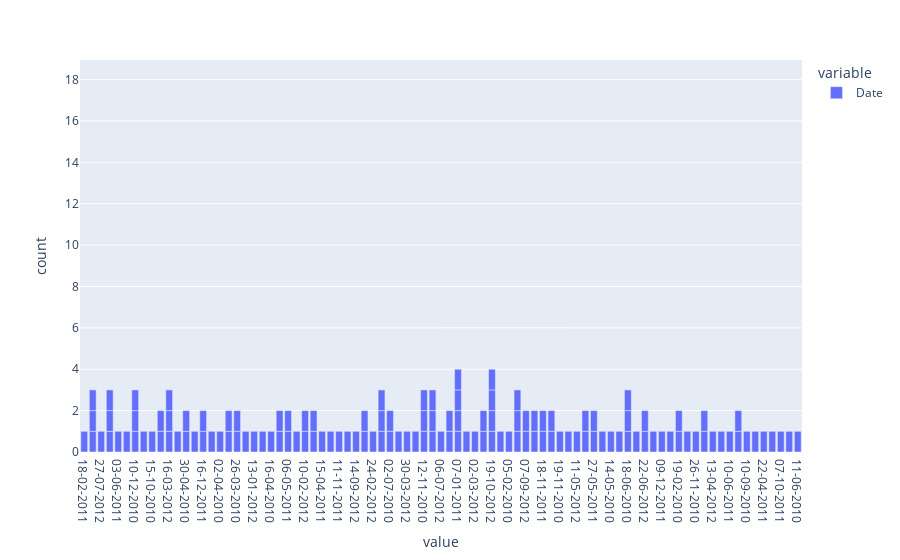

Notebook source saved alongside this figure:
### Markdown cell above
There are outliers for Unemployment and CPI.

### Code cell
# Univariate analysis
# Barplot of each qualitative variable
cat_features = ['Date']
for i in range(len(cat_features)):
    fig = px.bar(walmart_sales[cat_features[i]])
    fig.show()

### Figure 1 — Plotly figure (JSON) as saved in the notebook; plotly's stock layout.template omitted (floating-point values rounded to 4 significant figures; data arrays with more than 128 entries replaced by an {"elided": "..."} marker saying what was removed)
{"data": [{"alignmentgroup": "True", "hovertemplate": "variable=Date<br>value=%{x}<br>count=%{y}<extra></extra>", "legendgroup": "Date", "marker": {"color": "#636efa"}, "name": "Date", "offsetgroup": "Date", "orientation": "v", "showlegend": true, "textposition": "auto", "type": "bar", "x": {"elided": "150 str values"}, "xaxis": "x", "y": {"elided": "150 int values"}, "yaxis": "y"}], "layout": {"barmode": "relative", "legend": {"title": {"text": "variable"}, "tracegroupgap": 0}, "margin": {"t": 60}, "xaxis": {"anchor": "y", "domain": [0, 1], "title": {"text": "value"}}, "yaxis": {"anchor": "x", "domain": [0, 1], "title": {"text": "count"}}}}
